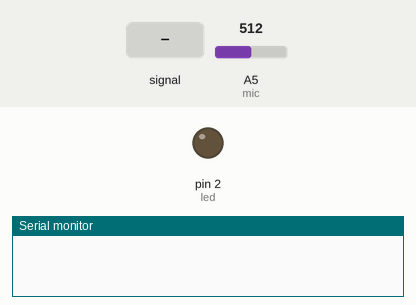
A sketch run on a simulated Arduino Uno, built with avr-gcc and run on an emulated ATmega328P. Shown: output pins drawn as LEDs (lit = HIGH), the last lines printed to the serial monitor. Dashed ring = blinking. The inputs (shaded band) are chosen by the test bench; at power-on: A5 (mic) = 512.

Above: at 1.2 s.
1.3 s: A5 (mic) fed a 200 Hz sine of ±460 counts around its level
At 4.2 s:
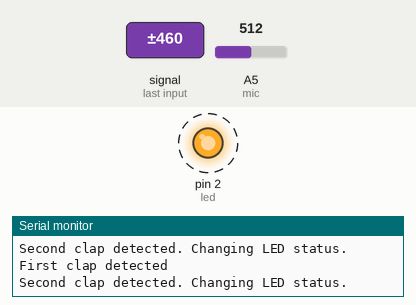
4.3 s: A5 (mic) set to 716
At 5.3 s:
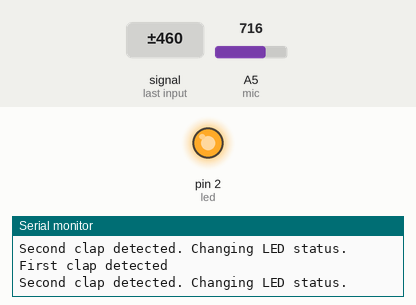
5.8 s: A5 (mic) set to 785
7.3 s: A5 (mic) set to 813
At 10.2 s:
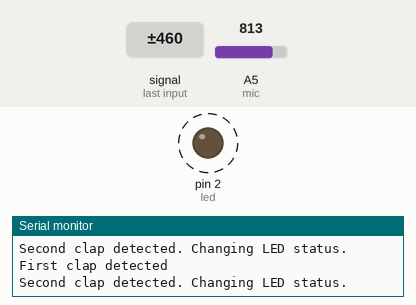
10.3 s: A5 (mic) set to 790
At 11.1 s:
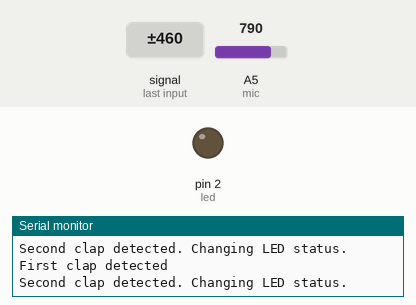
Timing chart, 0 to 12.8 s (numbered marks = the images above; inputs shaded):
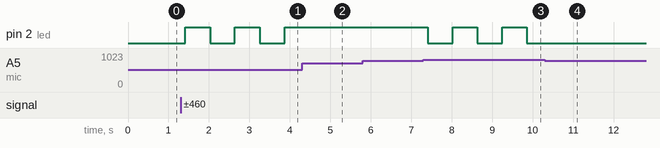

Measured:
- the behaviour switches between 800 and 801 on A5 (mic) (found by bisection; images 2 and 3)
- after the input at 1.3 s, pin 2 (led): alternates HIGH for 0.62 s and LOW for 0.62 s, starting after 0.11 s
- after the input at 4.3 s, pin 2 (led): stays HIGH (without the input it goes to LOW after 0.19 s)
- after the input at 5.8 s, every drawn part: stays the same
- after the input at 7.3 s, pin 2 (led): alternates HIGH for 0.61 s and LOW for 0.61 s, starting after 0.11 s
- after the input at 10.3 s, pin 2 (led): stops changing and stays LOW

The sketch:

Microphone_Placitech_Example.ino
```cpp
/*   Author: PLACITECH. DIY and Funny videos!
 *
 *   Tiktok: @placitech
 *   Instagram: @placitech_
 *   YouTube: PLACITECH
 *
 *  Use this code to learn the basics of microphone modules. In this example
 *  you will control an LED by clapping! Using an Arduino, you will read the
 *  microphone output and determine when a 2 loud sounds are produced consecutively
 *  in order to change the status of the LED.
 *
 *  The microcontroller I used for this example is an Arduino Nano,
 *  but you can use any Micro that you have, like the Arduino UNO or MEGA.
 *
*/
// Define variables and pins
#define mic A5
#define led 2
byte stat = 0;


void setup() {
  Serial.begin(9600);

  pinMode(mic, INPUT);
  pinMode(led, OUTPUT);
  digitalWrite(led, LOW);
}


void loop() {
  beg:

  // Read the value of the microphone output
  int val = analogRead(mic);

  // If the value if higher than 800, it means the user has clapped once
  if (val > 800){
    delay(10);
    Serial.println("First clap detected");

    // Wait 100 ms and read the microphone output again
    delay(100);
    val = analogRead(mic);

    // If the user hasn't clapped a second time, keep reading the
    // microphone output for about 2 more seconds. If no clap is detected,
    // reset the loop
    int time1 = millis();
    while (val < 800){
      delay(1);
      if (millis() - time1 >= 2000){
        Serial.println();
        goto beg;
      }
      val = analogRead(mic);
    }

    // If a second clap is detected, change the LED status (If OFF, turn ON and viceversa)
    Serial.println("Second clap detected. Changing LED status.");
    Serial.println();
    stat = !stat;
    digitalWrite(led, stat);
    delay(500);
  }

  delay(1);
}
```
